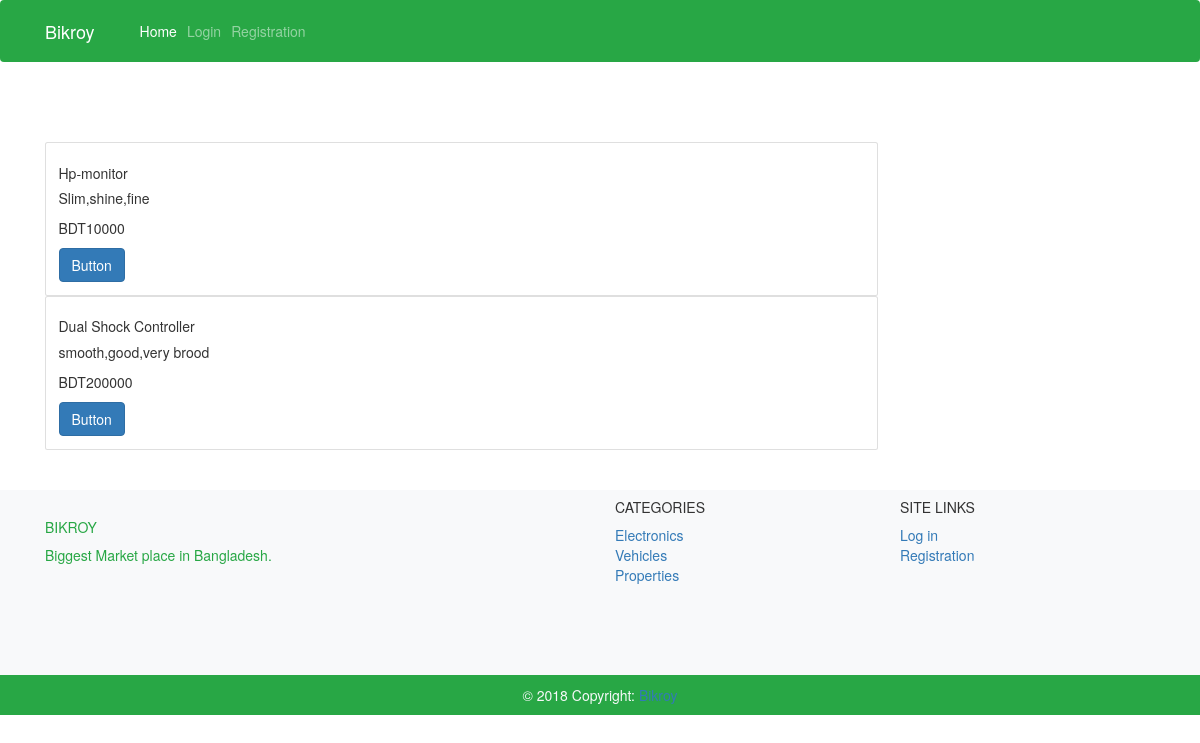
/allpost/Dhaka/, run on the app's committed database.
### product/models.py (models this page shows, shortened)
class UserProduct(models.Model):
    product_title = models.CharField(max_length=100)
    product_description = models.TextField()
    product_price = models.PositiveIntegerField() # from 0-2147483647
    price_negotiable = models.CharField(max_length=50) # No or Yes or little
    product_usage_age = models.CharField(max_length=200) # brand_new or 7 days or 6 months
    product_warranty = models.CharField(max_length=100) # 1 year or 4 months or none
    product_category = models.CharField(max_length=50)
    product_image = models.FileField(upload_to = 'product_image/', default = 'product_image/no_image.png')
    seller_name = models.CharField(max_length=200)
    seller_location = models.CharField(max_length=200)
    seller_email = models.EmailField(max_length=254)
    seller_phone = models.CharField(max_length=30)
    seller_city = models.CharField(max_length = 100)
    date_published = models.DateTimeField(auto_now=True)
    product_display_last_date = models.DateField(auto_now=False, auto_now_add=False) # date after which this product would not be shown in website.

### product/views.py (the view)
# urls.py: path('allpost/',views.allpost,name = 'allpost'),
def allpost(request,pk = None):
	if(pk):
		allpost = UserProduct.objects.filter(seller_city = pk)
		return render(request,'product/allpost.html',{'posts':allpost})
	else:
		allpost = UserProduct.objects.all()
		return render(request,'product/allpost.html',{'posts':allpost})

### product/templates/product/allpost.html
{% extends 'base.html' %}
{% block content %}
<div class="container">
{% for post in posts %}
<div class="card w-75">
  <div class="card-body">
    <h5 class="card-title">{{post.product_title}}</h5>
    <p class="card-text">{{post.product_description}}</p>
    <p class="card-text">BDT{{post.product_price}}</p>
    <a href="#" class="btn btn-primary">Button</a>
  </div>
</div>
{% endfor %}
</div>
{% endblock %}

### data on the page
UserProduct: product_title "Hp-monitor", product_description "Slim,shine,fine", product_price "10000"
UserProduct: product_title "Dual Shock Controller", product_description "smooth,good,very brood", product_price "200000"
